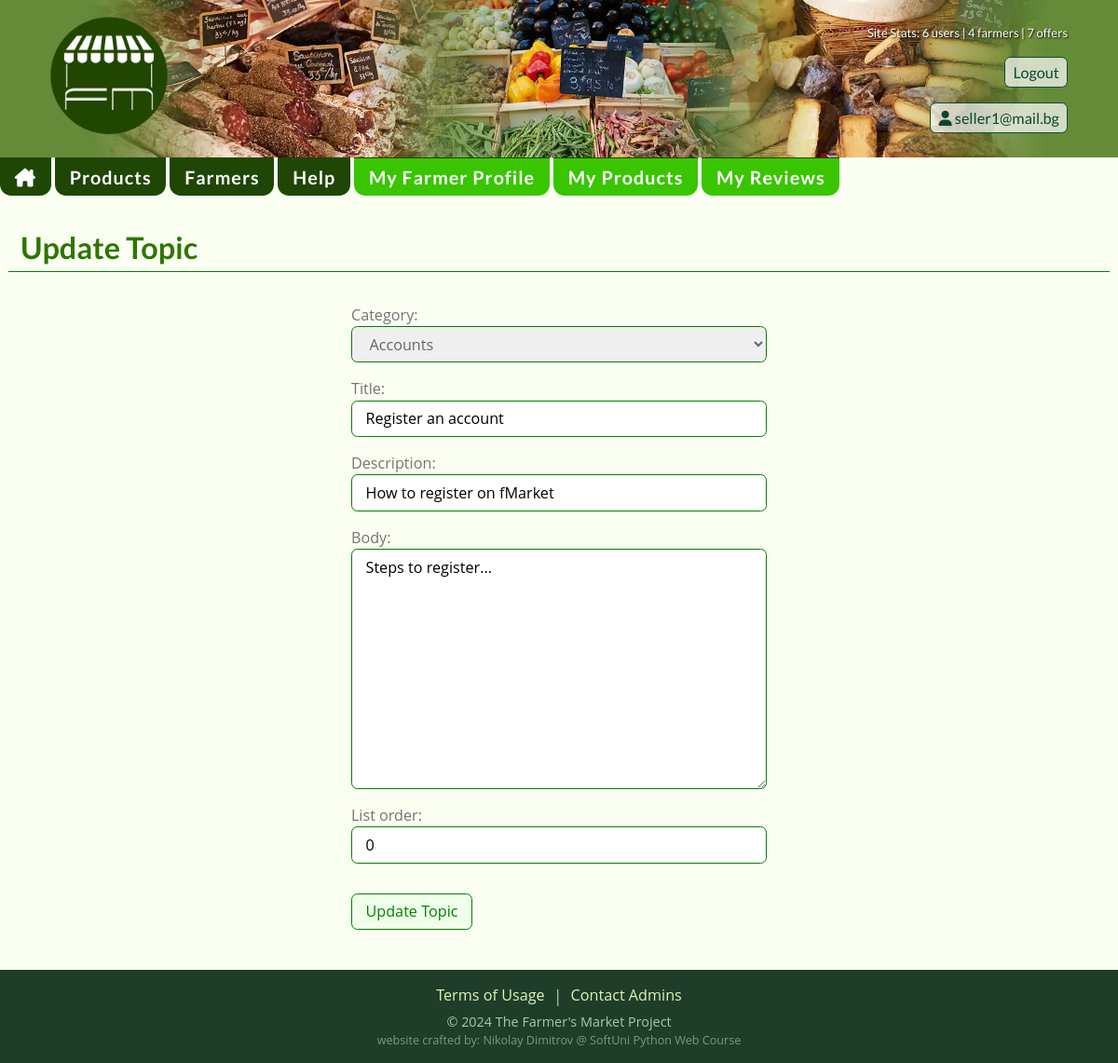
The page /topics/3/update/ (signed in) on the database its author committed.
### accounts/models.py (models this page shows, shortened)
class AccountUser(AbstractBaseUser, PermissionsMixin):
    email = models.EmailField(
        unique=True,
        error_messages={
            'unique': _('User with this email already exists!'),
        }
    )
    is_staff = models.BooleanField(
        _("staff status"),
        default=False,
        help_text=_("Designates whether the user can log into this admin site."),
    )
    is_active = models.BooleanField(
        _("active"),
        default=True,
        help_text=_(
            "Designates whether this user should be treated as active. "
            "Unselect this instead of deleting accounts."
        ),
    )
    date_joined = models.DateTimeField(_("date joined"), default=timezone.now)
    USERNAME_FIELD = 'email'
    objects = AccountUserManager()

### topics/models.py (models this page shows, shortened)
class Topic(models.Model):
    class CategoryChoices(models.TextChoices):
        ACCOUNTS = 'Accounts', 'Accounts'
        BUYING = 'Buying', 'Buying'
        SELLING = 'Selling', 'Selling'
    category = models.CharField(
        max_length=8,
        choices=CategoryChoices.choices
    )
    title = models.CharField(
        max_length=120,
    )
    description = models.CharField(
        max_length=255,
    )
    body = models.TextField()
    list_order = models.PositiveIntegerField(
        default=0,
    )
    last_updated = models.DateTimeField(
        auto_now=True,
    )
    updated_by = models.ForeignKey(
        to=UserModel,
        on_delete=models.DO_NOTHING,
    )

### topics/views.py (the view, shortened to what this page needs)
# urls.py: path('<int:pk>/update/', views.TopicUpdateView.as_view(), name='update-topic'),
class TopicUpdateView(LoginRequiredMixin, StuffOnlyPermissionMixin, views.UpdateView):
    model = Topic
    form_class = TopicCreateForm
    template_name = 'topics/topic-update.html'
    success_url = reverse_lazy('topics')

### topics/forms.py
class TopicCreateForm(BaseTopicForm):
    pass

### fMarket/context_processors.py (called while the page is built)
def seller_pk(request):
    if request.user.is_authenticated:
        try:
            seller = Seller.objects.get(account=request.user)
            return {'seller_pk': seller.pk}
        except Seller.DoesNotExist:
            pass
    return {'seller_pk': None}

def seller_approved(request):
    if request.user.is_authenticated:
        try:
            Seller.objects.get(account=request.user, approved=True)
            return {'seller_approved': True}
        except Seller.DoesNotExist:
            pass
    return {'seller_approved': False}

def account_complete(request):
    if request.user.is_authenticated:
        user = Profile.objects.get(pk=request.user)
        try:
            if (user.first_name is None or user.last_name is None
                    or user.phone_number is None or user.country is None):
                return {'account_complete': False}
        except user.DoesNotExist:
            pass
    return {'account_complete': True}

def site_stats(request):
    num_users = UserModel.objects.all().count()
    num_sellers = Seller.objects.all().count()
    num_products = Product.objects.all().count()
    data = {
        'number_of_users': num_users,
        'number_of_sellers': num_sellers,
        'number_of_products': num_products,
    }
    return data

def user_wrote_review(request):
    if not request.user.is_authenticated or not hasattr(request, 'product'):
        return {'user_wrote_review': False}
    product = request.product
    user_review_exists = Review.objects.filter(product=product, owner=request.user).exists()
    return {'user_wrote_review': user_review_exists}

### fMarket/mixins.py (called while the page is built)
    def set_placeholder(self):
        for field_name, field in self.fields.items():
            if isinstance(field.widget, (Select, FileInput)):
                continue
            placeholder = field.label or field.name.replace('_', ' ').capitalize()
            if field.help_text:
                placeholder = field.help_text
                field.help_text = ''
            field.widget.attrs['placeholder'] = placeholder

    def test_func(self):
        return self.request.user.is_staff

### templates/topics/topic-update.html (shortened to what this page needs)
{% extends 'base.html' %}
{% block content %}
    <h1>Update Topic</h1>
    <section class="topics">
        <div class="form-container">
            <form method="post">
                {{ form }}
                <button>Update Topic</button>
            </form>
        </div>
    </section>
{% endblock %}

### templates/base.html (shortened to what this page needs)
{% load static %}
<!DOCTYPE html>
<html lang="en">
<head>
    <link rel="stylesheet" href="{% static 'css/styles.css' %}"/>
</head>
<body>
<header>
    <a href="{% url 'index' %}" title="Farmers Market - Farm Products Marketplace"
    ><img
            class="logo"
            src="{% static 'img/fm-logo.png' %}"
            alt="logo"
    /></a>
    <div class="header-right">
        <section class="site-stats">
            Site Stats: {{ number_of_users }} users | {{ number_of_sellers }} farmers | {{ number_of_products }} offers
        </section>
        {% if request.user.profile %}
            <form method="post" action="{% url 'logout' %}">
                <button type="submit">Logout</button>
            </form>
            <div class="header-links">
                <a href="{% url 'edit-user' pk=request.user.pk %}" title="Profile Details">
                    <i class="fa-solid fa-user"></i> {{ request.user.email }}</a>
            </div>
        {% else %}
            <div class="header-links">
                <a href="{% url 'login' %}" title="Login">Login</a>
                <a href="{% url 'register' %}" title="Create Account">Register</a>
            </div>
        {% endif %}
    </div>
</header>
<nav>
    <div class="nav-wrapper">
        <a href='{% url 'index' %}' title='Farmers Market home'><i class="fa-solid fa-house-chimney"></i></a>
        <a href='{% url 'products' %}' title='Products offered'>Products</a>
        <a href='{% url 'sellers' %}' title='Registered Farmers'>Farmers</a>
        <a href="{% url 'topics' %}" title="">Help</a>
        {% if seller_pk %}
            <a class="seller-button" href="{% url 'seller-details' pk=seller_pk %}" title="">My Farmer Profile</a>
            <a class="seller-button" href="{% url 'seller-products' pk=seller_pk %}" title="">My Products</a>
        {% endif %}
        {% if user.is_authenticated %}
            <a class="seller-button" href="{% url 'list-reviews' %}" title="">My Reviews</a>
        {% endif %}
    </div>
</nav>
<main>
    {% block content %}
    {% endblock %}
</main>
<footer>
    <div class="footer-links">
        <a href="{% url 'terms' %}">Terms of Usage</a> | <a href="{% url 'contact' %}">Contact Admins</a>
    </div>
    <p>© 2024 The Farmer's Market Project</p>
    <p>website crafted by: Nikolay Dimitrov @ SoftUni Python Web Course</p>
</footer>
</body>
</html>

### static/css/root.css (style rules this page uses)
html { font-family: "Lato", Verdana, sans-serif; font-size: 16px; line-height: 1.5; color: #2c2c2c; }
@media (min-width: 420px) { html { font-size: 17px; } }
@media (min-width: 1200px) { html { font-size: 18px; } }
body { background-color: #fafff1; width: 100%; }
::placeholder { font-weight: 300; }
h1 { font-size: 1.6em; font-weight: 700; color: rgb(47, 117, 0); margin: 0.5em 0; border-bottom: 1px solid green; padding-left: 0.4em; }
@media (min-width: 960px) { h1 { font-size: 1.8em; } }
select { color: #666666; border-radius: 0.4em; padding: 0.1em 0.2em; }
input, textarea { border-radius: 0.2em; outline: none; }

### static/css/header.css (style rules this page uses)
header { width: 100%; min-height: 20vh; padding: 1em; text-align: center; display: flex; flex-direction: column; align-items: center; justify-content: space-between; gap: 0.2em; flex-wrap: wrap; background-color: rgb(101, 139, 56); }
@media (min-width: 800px) { header { background-image: url("/static/img/header-bg.webp"); background-size: cover; background-repeat: no-repeat; background-position: center; flex-direction: row; gap: 2em; padding: 1em 3em; } }
.logo { width: 7em; height: 7em; }
.header-right { font-size: 0.9em; color: rgb(255, 255, 255); display: flex; flex-direction: column; align-items: center; gap: 0.5em; }
@media (min-width: 800px) { .header-right { align-items: flex-end; gap: 1em; } }
.header-links { display: flex; flex-direction: row; align-items: flex-end; gap: 0.8em; }
.header-right a, .header-right button { display: block; padding: 0.2em 0.5em; color: rgb(12, 70, 47); background-color: rgba(255, 255, 255, 0.7); text-decoration: none; border: 1px solid rgb(12, 78, 53); border-radius: 0.4em; transition: 0.3s ease; }
.site-stats { font-size: 0.8em; width: 100%; text-align: right; color: white; text-shadow: 1px 1px 2px rgba(0, 0, 0, 0.9) }

### static/css/nav.css (style rules this page uses)
nav { min-height: 6vh; }
.nav-wrapper { font-weight: 700; font-size: 1.1em; width: 100%; max-width: 1200px; margin: 0.2em auto; display: flex; flex-direction: row; flex-wrap: wrap; gap: 0.2em; justify-content: center; }
.nav-wrapper a { padding: 0.3em 0.8em 0.2em 0.8em; text-decoration: none; letter-spacing: 0.05em; background-color: #204606; color: white; border-top: 0; border-radius: 0.6em; transition: 0.3s ease; }
.nav-wrapper a:nth-of-type(5), .nav-wrapper a:nth-of-type(6), .nav-wrapper a:nth-of-type(7) { background-color: rgb(57, 197, 0); }
@media (min-width: 800px) { .nav-wrapper { justify-content: flex-start; margin: 0 auto; } }
@media (min-width: 800px) { .nav-wrapper a { border-top: 1px solid #204606; border-radius: 0 0 0.6em 0.6em; } }

### static/css/main.css (style rules this page uses)
main { padding: 0.5em; max-width: 1200px; min-height: 56vh; margin: 0 auto; }
@media (min-width: 800px) { main { min-height: 63vh; } }
.form-container { font-family: "Open Sans", Verdana, sans-serif; font-size: 0.9em; width: fit-content; max-width: 40em; margin: 0 auto; display: flex; flex-direction: column; justify-content: center; align-items: center; }
.form-container form { display: flex; flex-direction: column; gap: 1em; }
.form-container form label { font-weight: 400; color: #757575; }
.form-container form input, .form-container form textarea, .form-container form select, .form-container form button { width: 100%; display: block; padding: 0.4em 0.9em; border: 1px solid green; border-radius: 0.4em; outline: none; }
.form-container form button { display: inline-block; width: fit-content; color: green; background-color: #f0ffe9; cursor: pointer; transition: 0.3s ease; margin: 1em 0; }

### static/css/topics.css (style rules this page uses)
.topics { padding: 1em 0; }

### static/css/footer.css (style rules this page uses)
footer { font-family: "Open Sans", Verdana, sans-serif; text-align: center; color: rgb(163, 204, 167); background-color: rgb(32, 61, 42); padding: 0.8em 0.2em; width: 100%; min-height: auto; }
footer p { font-size: 0.8em; }
footer p:last-of-type { color: rgb(119, 155, 123); font-size: 0.7em; }
@media (min-width: 800px) { footer { min-height: 8vh; } }
.footer-links { display: flex; justify-content: center; gap: 0.5em; margin-bottom: 0.2em; }
.footer-links a { display: block; font-size:0.9em; color: #dff5b3; text-decoration: none; }

### rows shown on the page
AccountUser: user.email "seller1@mail.bg"
Topic: category "Accounts", title "Register an account", description "How to register on fMarket", body "Steps to register...", list_order "0"

### other values the page prints
{{ number_of_users }} "6"
{{ number_of_sellers }} "4"
{{ number_of_products }} "7"
